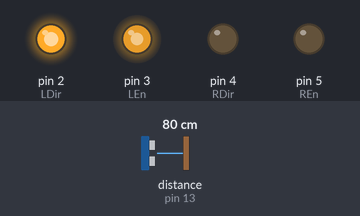
Recording of a sketch running on a simulated Arduino Uno, built with avr-gcc and run on an emulated ATmega328P. On the bench: output pins drawn as LEDs (lit = HIGH). The test bench sets the inputs (shaded band); at power-on: distance to the obstacle (sensor on pin 13) 80 cm. The echo pulse lasts 58.3 µs per cm.

Above: at 1.2 s.
1.3 s: distance to the obstacle (sensor on pin 13) set to 48 cm
2.8 s: distance to the obstacle (sensor on pin 13) set to 42 cm
At 3.2 s:
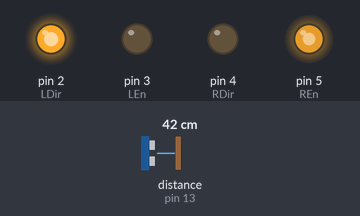
At 4.9 s:
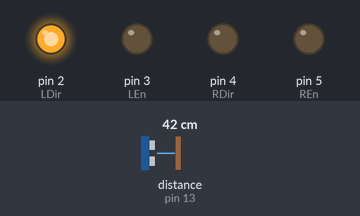
Timing chart, 0 to 11.1 s (numbered marks = the images above; inputs shaded):
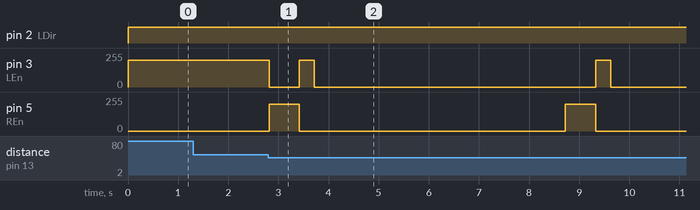

The sketch:

mid.ino
```cpp
#include <hcsr04.h>
#define TRIG_PIN 12
#define ECHO_PIN 13

int LEn=3;
int REn=5;
int LDir=2;
int RDir=4;
int myt;
int t1;

HCSR04 hcsr04(TRIG_PIN, ECHO_PIN, 20, 4000);
void setup() {
  pinMode(LEn, OUTPUT);
  pinMode(REn, OUTPUT);
  pinMode(LDir, OUTPUT);
  pinMode(RDir, OUTPUT);

  Serial.begin(9600);

  analogWrite(LEn, 0);
  analogWrite(REn, 0);

}

void loop() {
 if(hcsr04.distanceInMillimeters()>450){
  digitalWrite(LDir,HIGH);
  digitalWrite(RDir,LOW);
  analogWrite(LEn, 200);
  analogWrite(REn, 0);
  delay(50);

 }
if((hcsr04.distanceInMillimeters()<450)&&(hcsr04.distanceInMillimeters()>10)){
  myt=millis();
  digitalWrite(LDir,HIGH);
  digitalWrite(RDir,LOW);

  analogWrite(LEn, 0);
  analogWrite(REn, 200);
  delay(500);

        do{analogWrite(LEn, 0);
            analogWrite(REn, 200);
            delay(100);}
        while(hcsr04.distanceInMillimeters()>450);

    t1 = millis() - myt;
    t1 = round(t1 / 2);

  digitalWrite(LDir,HIGH);
  digitalWrite(RDir,LOW);

  analogWrite(LEn, 200);
  analogWrite(REn, 0);
  delay(t1);

  analogWrite(LEn, 0);
  analogWrite(REn, 0);
  delay(5000);

 }
}
```

Measured:
- the behaviour switches between 45 and 44 cm on distance to the obstacle (sensor on pin 13) (found by bisection; images 0 and 1)
- after the input at 1.3 s, every drawn part: stays the same
- after the input at 2.8 s, pin 3 (LEn): goes 0/255 0.60 s, 200/255 0.30 s, 0/255 5.6 s, 200/255 0.30 s, then 0/255, starting at once; pin 5 (REn): alternates 200/255 for 0.60 s and 0/255 for 5.3 s, starting at once
